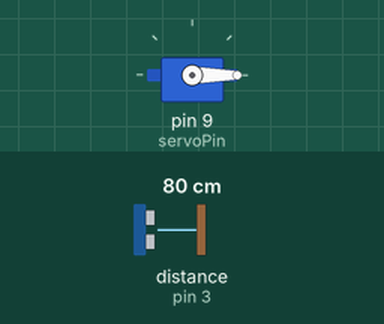
The sketch below on a simulated Arduino Uno, built with avr-gcc and run on an emulated ATmega328P. Shown: servo. Wiring (inferred from the names in the program): ultrasonic range finder: trigger pin 5; echo pin 3. The inputs (shaded band) are chosen by the test bench; at power-on: distance to the obstacle (sensor on pin 3) 80 cm. The echo pulse lasts 58.3 µs per cm; what the sketch prints to the serial monitor is not drawn.

Above: at 1.1 s.
At 3.3 s:
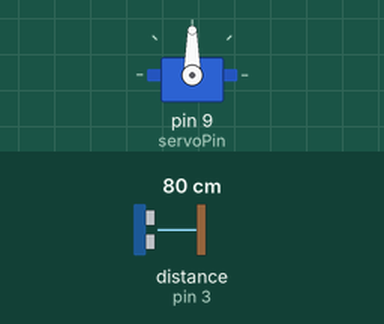
3.4 s: distance to the obstacle (sensor on pin 3) set to 2 cm
At 3.8 s:
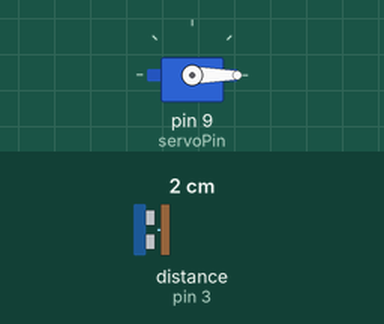
10.3 s: distance to the obstacle (sensor on pin 3) set to 35 cm
17.2 s: distance to the obstacle (sensor on pin 3) set to 4 cm
Timing chart, 0 to 30.1 s (numbered marks = the images above; inputs shaded):
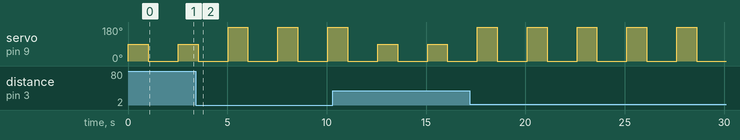

Measured:
- by itself, servo on pin 9 (servoPin): alternates 180° for 1.0 s and 0° for 1.5 s

The sketch:

cb_SieuAm.ino
```cpp
#include <Servo.h>
const int trigPin = 5; // Chân Trig của cảm biến siêu âm
const int echoPin = 3; // Chân Echo của cảm biến siêu âm
Servo myServo;         // Tạo đối tượng servo
int servoPin = 9;      // Chân điều khiển servo
void setup() {
  myServo.attach(servoPin); // Gắn servo vào chân số 9
  myServo.write(0);         // Khởi tạo góc servo ở 0 độ
  pinMode(trigPin, OUTPUT); // Đặt chân Trig là đầu ra
  pinMode(echoPin, INPUT);  // Đặt chân Echo là đầu vào
  Serial.begin(9600);       // Khởi động giao tiếp Serial để debug
}

void loop() {
  long duration;
  float distance;
  digitalWrite(trigPin, LOW);
  delayMicroseconds(2);
  digitalWrite(trigPin, HIGH);
  delayMicroseconds(10);
  digitalWrite(trigPin, LOW);
  duration = pulseIn(echoPin, HIGH);
  distance = duration * 0.034 / 2;
  Serial.print("Khoảng cách: ");
  Serial.print(distance);
  Serial.println(" cm");
  if (distance > 20) { // Nếu khoảng cách nhỏ hơn 20 cm
    Serial.println("Servo quay đến 90 độ rồi về 0 độ");
    myServo.write(90); // Quay đến 90 độ
    delay(1000);       // Giữ ở vị trí 90 độ trong 1 giây
    myServo.write(0);  // Quay về 0 độ
    delay(1000);       // Giữ ở vị trí 0 độ trong 1 giây
  } else { // Nếu khoảng cách lớn hơn hoặc bằng 20 cm
    Serial.println("Servo quay đến 180 độ rồi về 0 độ");
    myServo.write(180); // Quay đến 180 độ
    delay(1000);        // Giữ ở vị trí 180 độ trong 1 giây
    myServo.write(0);   // Quay về 0 độ
    delay(1000);        // Giữ ở vị trí 0 độ trong 1 giây
  }
  delay(500); // Đợi 0.5 giây trước khi lặp lại
} 
```
